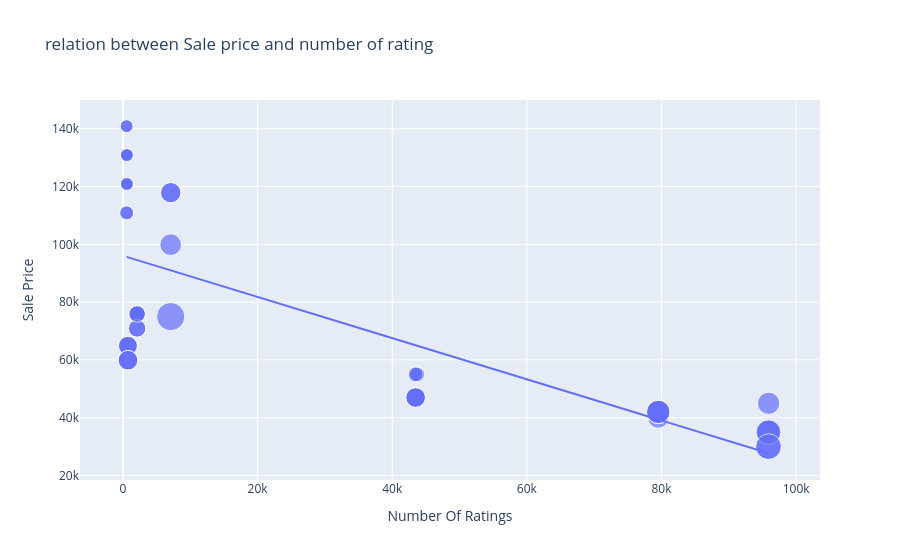

Here is the notebook cell this chart was saved with:
### Code cell
figure = px.scatter(data_frame = data , x = "Number Of Ratings", y = "Sale Price", size  = "Discount Percentage", trendline = "ols", title = "relation between Sale price and number of rating")
figure.show()
